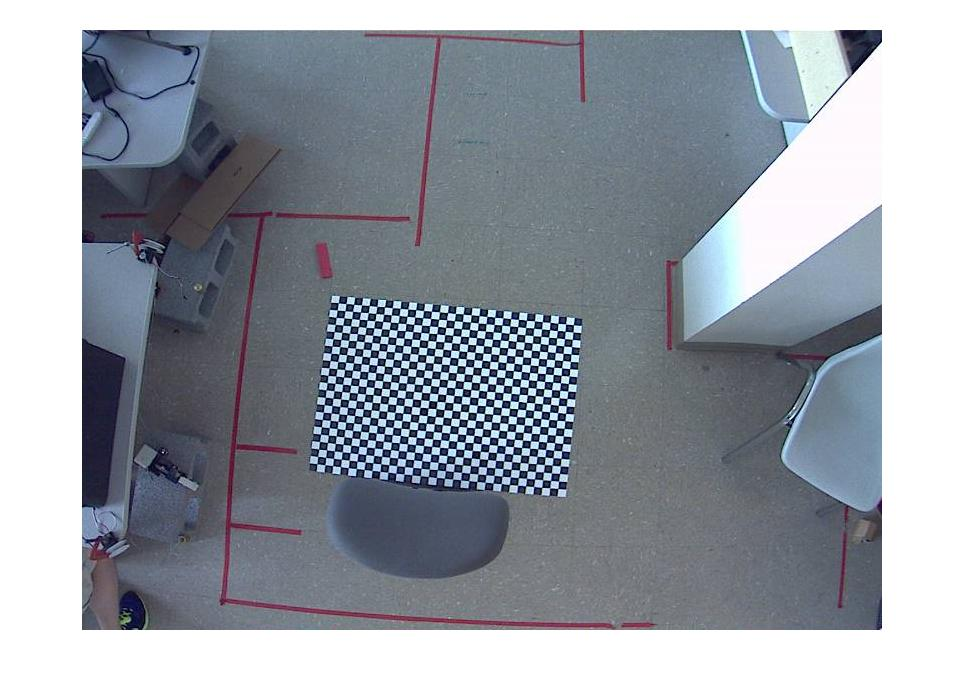
#> input picture assignment1/reduced_images/camera_calib1.jpg, 964 x 686 px
$ python optical_flow.py ../../../assignment1/reduced_images/camera_calib1.jpg ../../../assignment1/reduced_images/camera_calib10.jpg
#> lines starting #> are read from the running program, lines starting #| are printed output that depends on the picture
from sys import argv, exit
import numpy as np
import matplotlib.pyplot as plt
import cv2
from skimage import io
from skimage.color import rgb2gray
from skimage.exposure import rescale_intensity
from numpy.linalg import inv

def display_image(img, gray=False):
	fig = plt.figure("Image").add_subplot(1,1,1)
	fig.imshow(img, cmap="gray")
	plt.axis("off")
	plt.show()

# [43 lines left out: functions display_vel, calculate_vel, not called in this run]


calculate_vel.count=0

# [7 lines left out: function segmentation, not called in this run]
	# (ret, thresh) = cv2.threshold(v_norm)

def main(file1, file2):
	i1 = io.imread(file1)
#> i1 is the input picture: shape (686, 964, 3); mean R, G, B 149.5, 155.5, 164.3
	i2 = io.imread(file2)
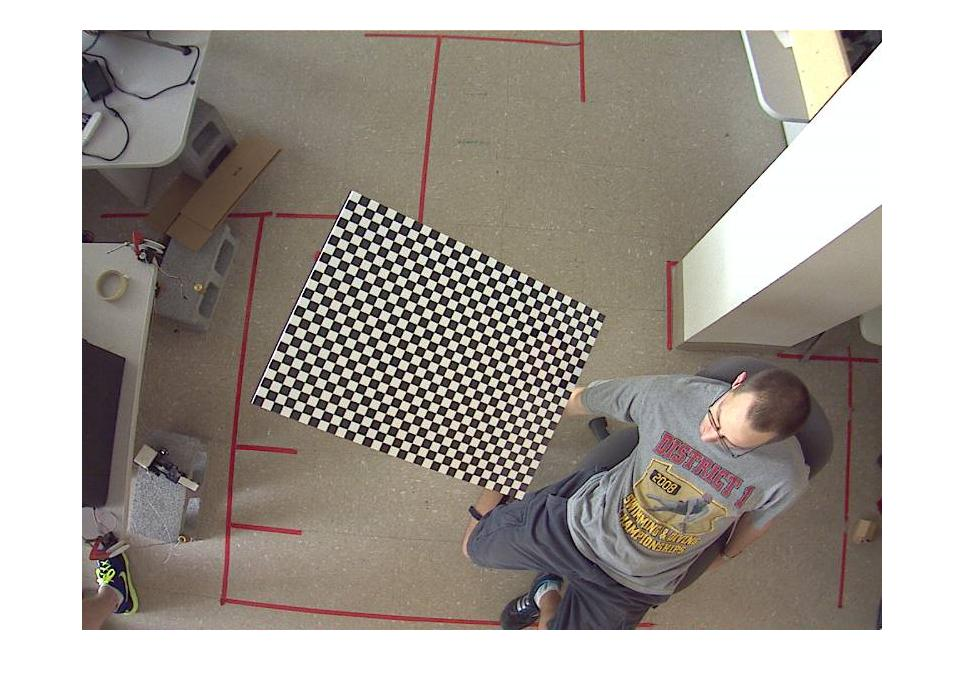
#> input picture assignment1/reduced_images/camera_calib10.jpg, 964 x 686 px
#> i2 is the input picture: shape (686, 964, 3); mean R, G, B 166.2, 159.5, 152.8
	display_image(i1)
	display_image(i2)

	img1 = cv2.GaussianBlur(i1,(5,5),0)
	img2 = cv2.GaussianBlur(i2,(5,5),0)

	kernel_x = (1.0/8.0)*np.array([[-1,0,1],
							[-2,0,2],
							[-1,0,1]], dtype='float32')
	kernel_y = (1.0/8.0)*np.array([[1,2,1],
							[0,0,0],
							[-1,-2,-1]])

	img1_x = cv2.filter2D(img1, -1, kernel_x)
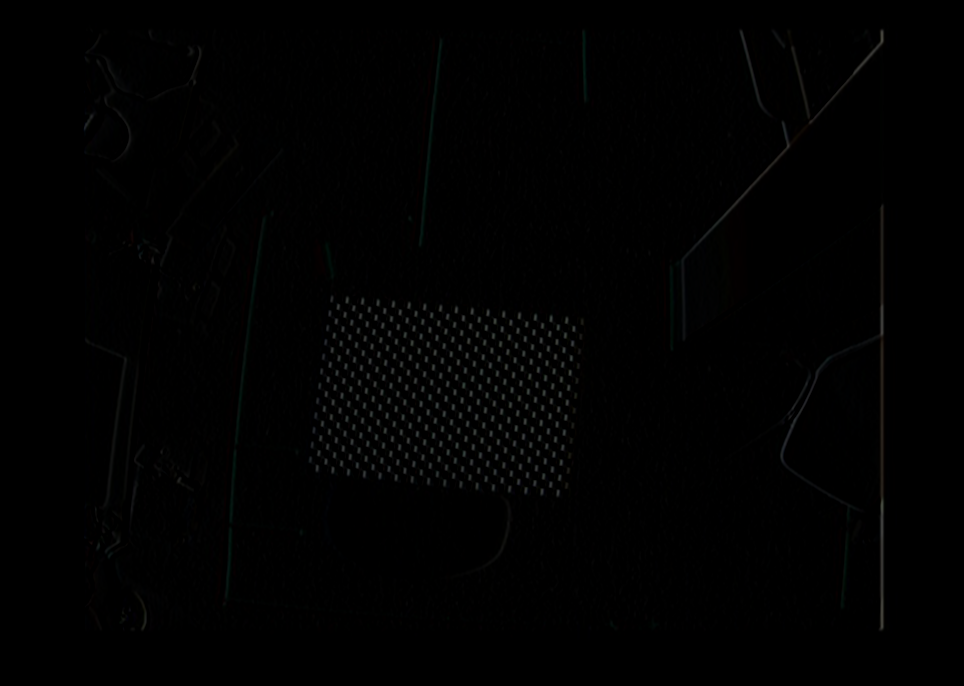
#> img1_x: shape (686, 964, 3); mean R, G, B 1.2, 1.2, 1.2
	img1_y = cv2.filter2D(img1, -1, kernel_y)
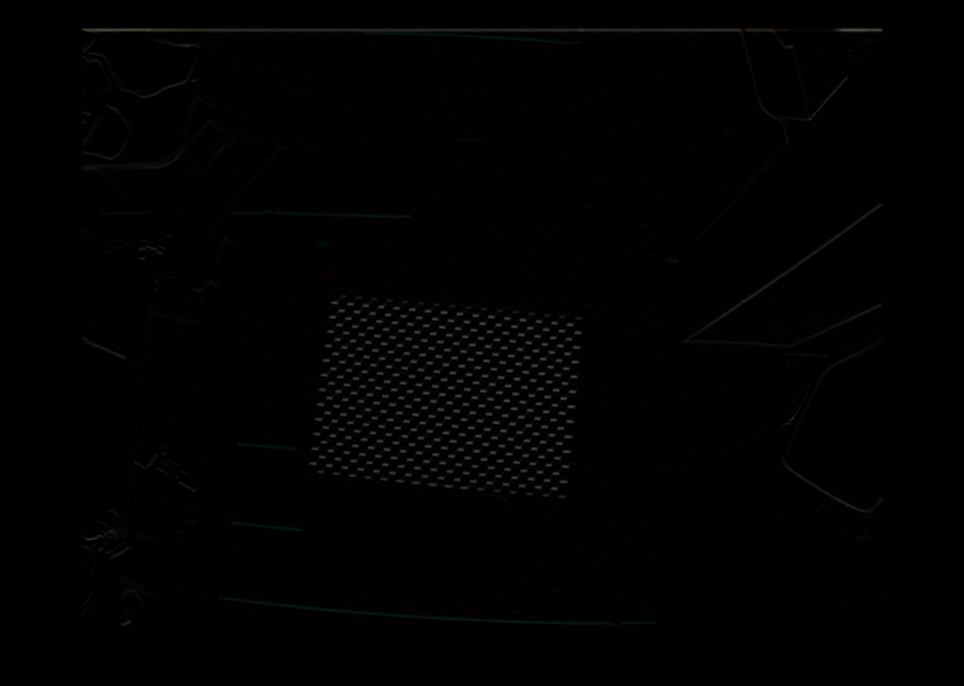
#> img1_y: shape (686, 964, 3); mean R, G, B 1.2, 1.3, 1.3
	img2_x = cv2.filter2D(img2, -1, kernel_x)
	img2_y = cv2.filter2D(img2, -1, kernel_y)

	img_x = (img1_x+img2_x)
	img_y = (img1_y+img2_y)
	img_t = (img2-img1)
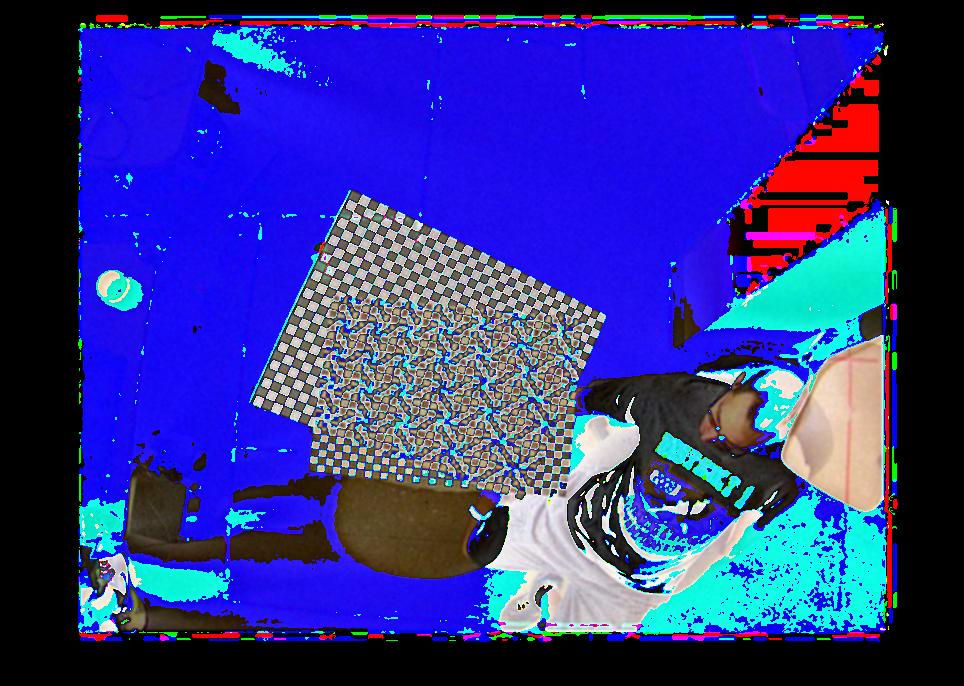
#> img_t: shape (686, 964, 3); mean R, G, B 48.8, 52, 140.6

#> (the run stopped early here; a loop or call above may not have finished)
